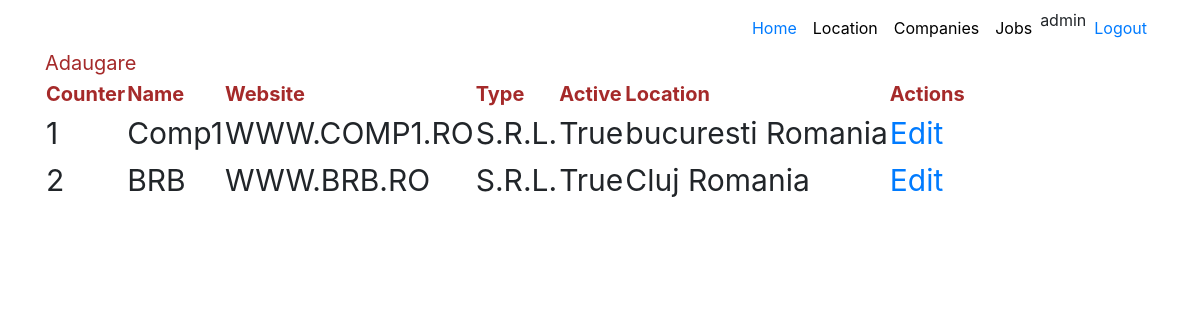
/companies/ (signed in), run on the app's committed database.
### aplicatie2/models.py (models this page shows, shortened)
class Companies(models.Model):
    name = models.CharField(max_length=50)
    website = models.CharField(max_length=100)
    type = models.CharField(max_length=10, choices=companies_choices)
    active = models.BooleanField(default=True)
    location = models.ForeignKey(Location, on_delete=models.CASCADE)

### aplicatie1/models.py (models this page shows, shortened)
class Location(models.Model):
    country = models.CharField(max_length=100)
    city = models.CharField(max_length=100)

### aplicatie2/views.py (the view)
# urls.py: path('', views.HomeIndex.as_view(), name="home"),
class HomeIndex(LoginRequiredMixin, ListView):
    model = Companies
    template_name = 'aplicatie2/companies_index.html'
    context_object_name = 'all_companies'

### templates/aplicatie2/companies_index.html
{% extends 'base.html' %}
{% block content %}
    <br>
    <br>
    <a href="{% url 'aplicatie2:adaugare' %}" class="header_style">Adaugare</a>
    <table id="id_tabel">
        <thead class="header_style">
        <th>Counter</th>
        <th>Name</th>
        <th>Website</th>
        <th>Type</th>
        <th>Active</th>
        <th>Location</th>
        <th>Actions</th>
        </thead>
        <tbody>
        {% for item in all_companies %}
            <tr>
                <td>{{ forloop.counter }}</td>
                <td>{{ item.name }}</td>
                <td>{{ item.website|upper }}</td>
                <td>{{ item.type }}</td>
                <td>{{ item.active }}</td>
                <td>{{ item.location.city }} {{ item.location.country }}</td>
                <td><a href="{% url 'aplicatie2:modificare' item.id %}">Edit</a></td>
            </tr>
        {% endfor %}
        </tbody>
    </table>
{% endblock %}

### templates/base.html (shortened to what this page needs)
<!DOCTYPE html>
<html lang="en">
<head>
    {% load static %}
    <link rel="stylesheet" href="https://maxcdn.bootstrapcdn.com/bootstrap/4.0.0/css/bootstrap.min.css"
>
    <link href="{% static 'css/style.css' %}" rel="stylesheet">
</head>
<body class="about-us">
<nav class="navbar navbar-expand-lg fixed-top navbar-transparent nav-down" color-on-scroll="200">
    <div class="container">
        <div class="collapse navbar-collapse">
            <ul class="navbar-nav ml-auto">
                <li class="nav-item">
                    <a class="nav-link" href="#">
                        Home
                    </a>
                </li>
                <li class="nav-item">
                    <a href="{% url 'aplicatie1:home' %}" class="nav-link" style="color:black">
                        Location
                    </a>
                </li>
                <li class="nav-item">
                    <a href="{% url 'aplicatie2:home' %}" class="nav-link" style="color:black">
                        Companies
                    </a>
                </li>
                <li class="nav-item">
                    <a href="{% url 'aplicatie3:home' %}" class="nav-link" style="color:black">
                        Jobs
                    </a>
                </li>
                {% if request.user.is_authenticated %}
                    <li class="nav-item">
                        <a>{{ request.user.username }}</a>
                    </li>
                {% endif %}
                {% if request.user.is_authenticated == True %}
                    <li class="nav-item">
                        <a href="{% url 'logout' %}" class="nav-link">
                            Logout
                        </a>
                    </li>
                {% endif %}
            </ul>
        </div>
    </div>
</nav>
<div class="page-header page-header-small">
    <div class="content-center">
        <div class="container">
            {% block content %}
            {% endblock %}
        </div>
    </div>
</div>
</body>
</html>

### static/css/style.css (style rules this page uses)
.header_style { font-size: 20px; color: brown; }
#id_tabel { font-size: 30px; }

### data on the page
Companies: name "Comp1", website "WWW.COMP1.RO", type "S.R.L.", active "True", location.city "bucuresti", location.country "Romania"
Companies: name "BRB", website "WWW.BRB.RO", type "S.R.L.", active "True", location.city "Cluj", location.country "Romania"

### other printed values
{{ request.user.username }} "admin"
